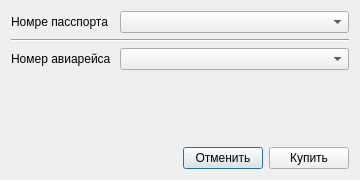
<?xml version="1.0" encoding="UTF-8"?>
<ui version="4.0">
 <class>AddTicketDialog</class>
 <widget class="QDialog" name="AddTicketDialog">
  <property name="windowModality">
   <enum>Qt::WindowModal</enum>
  </property>
  <property name="geometry">
   <rect>
    <x>0</x>
    <y>0</y>
    <width>360</width>
    <height>180</height>
   </rect>
  </property>
  <property name="sizePolicy">
   <sizepolicy hsizetype="Fixed" vsizetype="Fixed">
    <horstretch>0</horstretch>
    <verstretch>0</verstretch>
   </sizepolicy>
  </property>
  <property name="windowTitle">
   <string>Купить билет</string>
  </property>
  <layout class="QGridLayout" name="gridLayout">
   <item row="0" column="0" colspan="3">
    <layout class="QFormLayout" name="formLayout">
     <item row="0" column="0">
      <widget class="QLabel" name="label">
       <property name="text">
        <string>Номре пасспорта </string>
       </property>
      </widget>
     </item>
     <item row="0" column="1">
      <widget class="QComboBox" name="cB_PassportNumber"/>
     </item>
     <item row="2" column="0">
      <widget class="QLabel" name="label_2">
       <property name="text">
        <string>Номер авиарейса </string>
       </property>
      </widget>
     </item>
     <item row="2" column="1">
      <widget class="QComboBox" name="cB_FlightNumber"/>
     </item>
     <item row="1" column="0" colspan="2">
      <widget class="Line" name="line">
       <property name="orientation">
        <enum>Qt::Horizontal</enum>
       </property>
      </widget>
     </item>
    </layout>
   </item>
   <item row="1" column="0">
    <spacer name="horizontalSpacer">
     <property name="orientation">
      <enum>Qt::Horizontal</enum>
     </property>
     <property name="sizeHint" stdset="0">
      <size>
       <width>135</width>
       <height>20</height>
      </size>
     </property>
    </spacer>
   </item>
   <item row="1" column="1">
    <widget class="QPushButton" name="pBtn_Cancel">
     <property name="text">
      <string>Отменить</string>
     </property>
    </widget>
   </item>
   <item row="1" column="2">
    <widget class="QPushButton" name="pBtn_Add">
     <property name="text">
      <string>Купить</string>
     </property>
    </widget>
   </item>
  </layout>
 </widget>
 <resources/>
 <connections/>
</ui>
